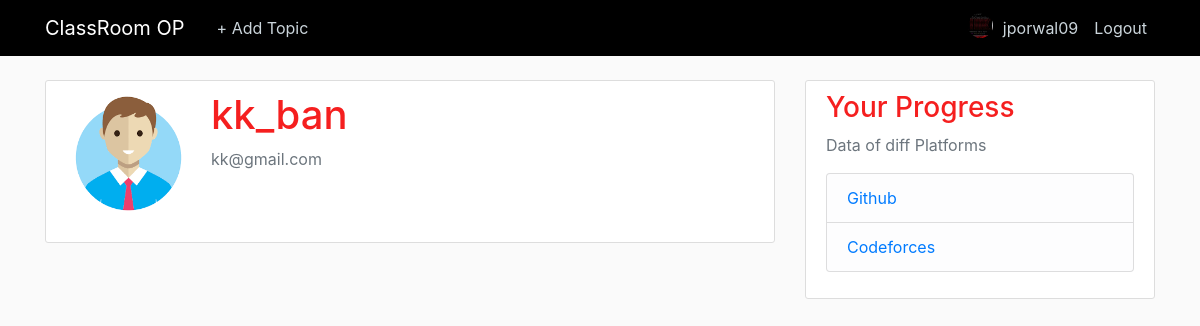
The app's page /19/user/ (signed in) with its own data.
### users/models.py (models this page shows, shortened)
class Profile(models.Model):
	user = models.OneToOneField(User, on_delete= models.CASCADE)
	image = models.ImageField(default = 'default.png', upload_to = 'profile_pics')

### users/views.py (the view)
# urls.py: path('<int:user_id>/user/', user_views.diffprofile , name = 'userop'),
@login_required
def diffprofile(request,user_id):
    id = request.user.id
    print(id)
    if id==user_id:
       return redirect('profile')
    else:
        if user_id != 1:
            user_id=user_id-11
        pro = get_object_or_404(Profile,pk=user_id)
        print(pro.user.username)
        return render(request, 'users/newpp.html',{'used':pro})

### users/templates/users/newpp.html
{% extends "users/home.html" %}
{% load crispy_forms_tags %}
{% block content %}
    <div class="content-section">
      <div class="media">
        <img class="rounded-circle account-img" src="{{ used.user.profile.image.url }}">
        <div class="media-body">
          <h2 class="account-heading">{{ used.user.username }}</h2>
          <p class="text-secondary">{{ used.user.email }}</p>
        </div>
      </div>
    </div>
{% endblock content %}

### users/templates/users/home.html (shortened to what this page needs)
{% load static %}
<!DOCTYPE html>
<html>
<head>
    <link rel="stylesheet" href="https://maxcdn.bootstrapcdn.com/bootstrap/4.0.0/css/bootstrap.min.css">
    <link rel="stylesheet" type="text/css" href="{% static 'users/main.css' %}">
</head>
<body>
	<header class="site-header">
  <nav class="navbar navbar-expand-md navbar-dark bg-steel fixed-top">
    <div class="container">
      <a class="navbar-brand mr-4" href="{% url 'userhome' %}">ClassRoom OP</a>
      <div class="collapse navbar-collapse" id="navbarToggle">
        <div class="navbar-nav mr-auto">
          {% if user.is_authenticated %}
          <a class="nav-item nav-link" href="{% url 'addtopic' %}">+ Add Topic</a>
          {% else %}
          <a class="nav-item nav-link" href="#">About</a>
          {% endif %}
        </div>
        <div class="navbar-nav">
          {% if user.is_authenticated %}
          <img class="rounded-circle article-img" src="{{ user.profile.image.url }}">
          <a class="nav-item nav-link" href="{% url 'profile' %}">{{ user.username }}</a>
          <a class="nav-item nav-link" href="{% url 'logout' %}">Logout</a>
          {% else %}
          <a class="nav-item nav-link" href="{% url 'login' %}">Login</a>
          <a class="nav-item nav-link" href="{% url 'register' %}">Register</a>
          {% endif %}
        </div>
      </div>
    </div>
  </nav>
</header>
<main role="main" class="container">
  <div class="row">
    <div class="col-md-8">
      {% block content %}{% endblock %}
    </div>
    <div class="col-md-4">
      <div class="content-section">
        <h3>Your Progress</h3>
        <p class='text-muted'>Data of diff Platforms
          <ul class="list-group">
            <li class="list-group-item list-group-item-light"><a href="/github">Github</a></li>
            <li class="list-group-item list-group-item-light"><a href="/cf">Codeforces</a></li>
          </ul>
        </p>
      </div>
    </div>
  </div>
</main>
</body>
</html>

### users/static/users/main.css (style rules this page uses)
body { background: #fafafa; color: #333333; margin-top: 5rem; }
h1, h2, h3, h4, h5, h6 { color: #f51f1f; }
ul { margin: 0; }
.bg-steel { background-color: #000000; }
.site-header .navbar-nav .nav-link { color: #cbd5db; }
.content-section { background: #ffffff; padding: 10px 20px; border: 1px solid #dddddd; border-radius: 3px; margin-bottom: 20px; }
.article-img { height: 25px; width: 25px; margin-top: 5px; margin-right: 2px; }
.account-img { height: 125px; width: 125px; margin-right: 20px; margin-bottom: 16px; }
.account-heading { font-size: 2.5rem; }

### records on screen
Profile: user.profile.image (placeholder picture), user.username "kk_ban", user.email "kk@gmail.com"

### other values on screen
{{ user.username }} "jporwal09"
